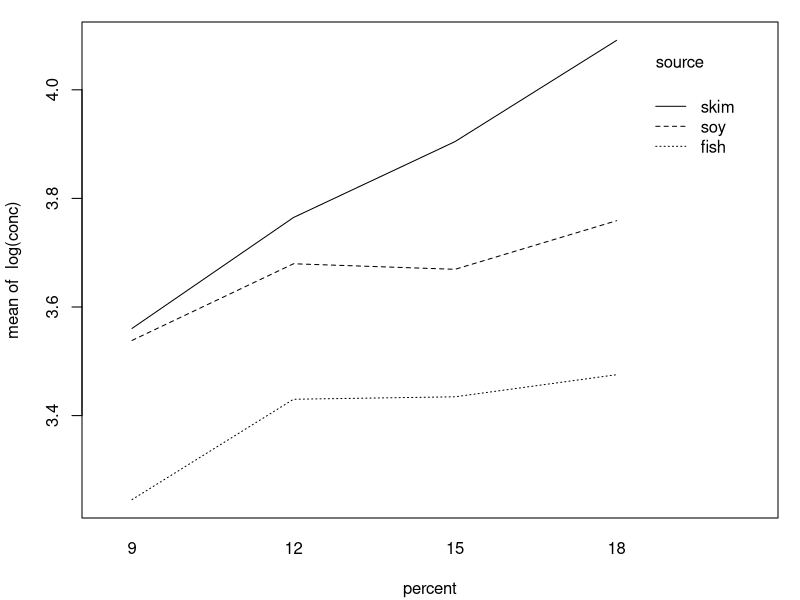
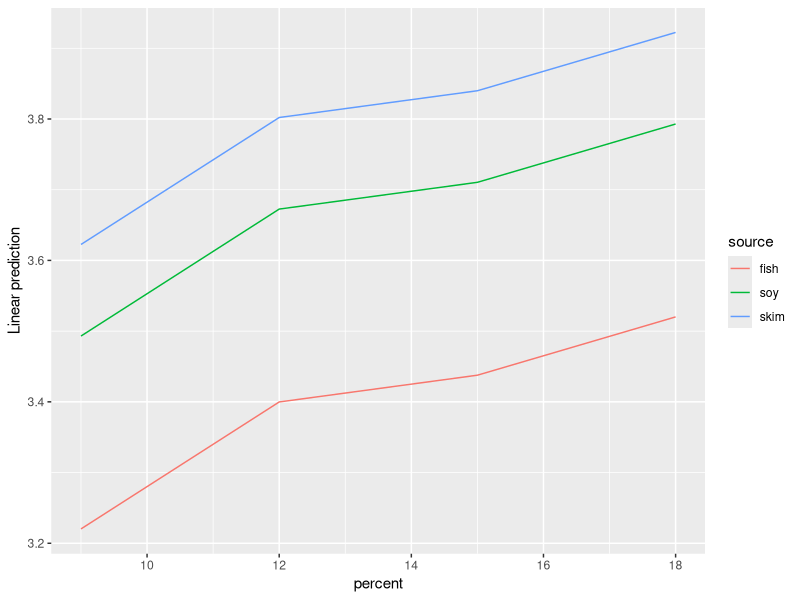

Write R code to recreate these figures, in order.
## ---- chunk 1
require("emmeans")
knitr::opts_chunk$set(collapse = TRUE, fig.width = 4.5)
## ---- chunk 2
par(mar = .1 + c(4,4,1,1))
with(pigs, interaction.plot(percent, source, log(conc)))
## ---- chunk 3
pigs.lm <- lm(log(conc) ~ source + factor(percent), data = pigs)
## ---- chunk 4
anova(pigs.lm, update(pigs.lm, . ~ . + source:factor(percent)))
## ---- chunk 5
emmip(pigs.lm, source ~ percent)
## ---- chunk 6
( pigs.emm.s <- emmeans(pigs.lm, "source") )

( pigs.emm.p <- emmeans(pigs.lm, "percent") )
## ---- chunk 7
contrast(pigs.emm.s, "pairwise")  ### or just 'pairs(pigs.emm.s)'
## ---- chunk 8
contrast(pigs.emm.p, "poly")
## ---- chunk 9
pigs.lm2 <- lm(log(conc) ~ source + percent, data = pigs)

emmeans(pigs.lm2, "source")
## ---- chunk 10
ref_grid(pigs.lm)

ref_grid(pigs.lm2)
